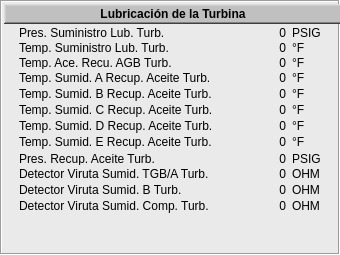
  <widget class="QFrame" name="frame_5">
   <property name="geometry">
    <rect>
     <x>340</x>
     <y>0</y>
     <width>340</width>
     <height>255</height>
    </rect>
   </property>
   <property name="font">
    <font>
     <pointsize>9</pointsize>
    </font>
   </property>
   <property name="styleSheet">
    <string notr="true">background-color: rgb(234, 234, 234);</string>
   </property>
   <property name="frameShape">
    <enum>QFrame::Box</enum>
   </property>
   <property name="frameShadow">
    <enum>QFrame::Sunken</enum>
   </property>
   <widget class="QFrame" name="frame_7">
    <property name="geometry">
     <rect>
      <x>4</x>
      <y>4</y>
      <width>338</width>
      <height>20</height>
     </rect>
    </property>
    <property name="font">
     <font>
      <pointsize>9</pointsize>
     </font>
    </property>
    <property name="styleSheet">
     <string notr="true">background-color: rgb(192, 192, 192);</string>
    </property>
    <property name="frameShape">
     <enum>QFrame::WinPanel</enum>
    </property>
    <property name="frameShadow">
     <enum>QFrame::Raised</enum>
    </property>
    <property name="lineWidth">
     <number>2</number>
    </property>
    <widget class="QLabel" name="label_11">
     <property name="geometry">
      <rect>
       <x>2</x>
       <y>2</y>
       <width>334</width>
       <height>16</height>
      </rect>
     </property>
     <property name="font">
      <font>
       <pointsize>9</pointsize>
       <weight>75</weight>
       <bold>true</bold>
      </font>
     </property>
     <property name="text">
      <string>Lubricación de la Turbina</string>
     </property>
     <property name="alignment">
      <set>Qt::AlignCenter</set>
     </property>
    </widget>
   </widget>
   <widget class="QLabel" name="lbST_Descr_3">
    <property name="geometry">
     <rect>
      <x>19</x>
      <y>39</y>
      <width>225</width>
      <height>18</height>
     </rect>
    </property>
    <property name="font">
     <font>
      <pointsize>9</pointsize>
     </font>
    </property>
    <property name="layoutDirection">
     <enum>Qt::LeftToRight</enum>
    </property>
    <property name="text">
     <string>Temp. Suministro Lub. Turb.</string>
    </property>
    <property name="alignment">
     <set>Qt::AlignLeading|Qt::AlignLeft|Qt::AlignVCenter</set>
    </property>
   </widget>
   <widget class="QLabel" name="lbLT_Lect_TSLT">
    <property name="geometry">
     <rect>
      <x>236</x>
      <y>39</y>
      <width>50</width>
      <height>18</height>
     </rect>
    </property>
    <property name="font">
     <font>
      <pointsize>9</pointsize>
     </font>
    </property>
    <property name="layoutDirection">
     <enum>Qt::LeftToRight</enum>
    </property>
    <property name="text">
     <string>0</string>
    </property>
    <property name="alignment">
     <set>Qt::AlignRight|Qt::AlignTrailing|Qt::AlignVCenter</set>
    </property>
   </widget>
   <widget class="QLabel" name="lbLT_Unit_TSLT">
    <property name="geometry">
     <rect>
      <x>292</x>
      <y>39</y>
      <width>40</width>
      <height>18</height>
     </rect>
    </property>
    <property name="font">
     <font>
      <pointsize>9</pointsize>
     </font>
    </property>
    <property name="layoutDirection">
     <enum>Qt::LeftToRight</enum>
    </property>
    <property name="text">
     <string>°F</string>
    </property>
    <property name="alignment">
     <set>Qt::AlignLeading|Qt::AlignLeft|Qt::AlignVCenter</set>
    </property>
   </widget>
   <widget class="QLabel" name="lbST_Descr_2">
    <property name="geometry">
     <rect>
      <x>19</x>
      <y>24</y>
      <width>225</width>
      <height>18</height>
     </rect>
    </property>
    <property name="font">
     <font>
      <pointsize>9</pointsize>
     </font>
    </property>
    <property name="layoutDirection">
     <enum>Qt::LeftToRight</enum>
    </property>
    <property name="text">
     <string>Pres. Suministro Lub. Turb.</string>
    </property>
    <property name="alignment">
     <set>Qt::AlignLeading|Qt::AlignLeft|Qt::AlignVCenter</set>
    </property>
   </widget>
   <widget class="QLabel" name="lbLT_Lect_PSLT">
    <property name="geometry">
     <rect>
      <x>236</x>
      <y>24</y>
      <width>50</width>
      <height>18</height>
     </rect>
    </property>
    <property name="font">
     <font>
      <pointsize>9</pointsize>
     </font>
    </property>
    <property name="layoutDirection">
     <enum>Qt::LeftToRight</enum>
    </property>
    <property name="text">
     <string>0</string>
    </property>
    <property name="alignment">
     <set>Qt::AlignRight|Qt::AlignTrailing|Qt::AlignVCenter</set>
    </property>
   </widget>
   <widget class="QLabel" name="lbLT_Unit_PSLT">
    <property name="geometry">
     <rect>
      <x>292</x>
      <y>24</y>
      <width>40</width>
      <height>18</height>
     </rect>
    </property>
    <property name="font">
     <font>
      <pointsize>9</pointsize>
     </font>
    </property>
    <property name="layoutDirection">
     <enum>Qt::LeftToRight</enum>
    </property>
    <property name="text">
     <string>PSIG</string>
    </property>
    <property name="alignment">
     <set>Qt::AlignLeading|Qt::AlignLeft|Qt::AlignVCenter</set>
    </property>
   </widget>
   <widget class="QLabel" name="lbST_Descr_28">
    <property name="geometry">
     <rect>
      <x>19</x>
      <y>54</y>
      <width>225</width>
      <height>18</height>
     </rect>
    </property>
    <property name="font">
     <font>
      <pointsize>9</pointsize>
     </font>
    </property>
    <property name="layoutDirection">
     <enum>Qt::LeftToRight</enum>
    </property>
    <property name="text">
     <string>Temp. Ace. Recu. AGB Turb.</string>
    </property>
    <property name="alignment">
     <set>Qt::AlignLeading|Qt::AlignLeft|Qt::AlignVCenter</set>
    </property>
   </widget>
   <widget class="QLabel" name="lbLT_Lect_TARAGBT">
    <property name="geometry">
     <rect>
      <x>236</x>
      <y>54</y>
      <width>50</width>
      <height>18</height>
     </rect>
    </property>
    <property name="font">
     <font>
      <pointsize>9</pointsize>
     </font>
    </property>
    <property name="layoutDirection">
     <enum>Qt::LeftToRight</enum>
    </property>
    <property name="text">
     <string>0</string>
    </property>
    <property name="alignment">
     <set>Qt::AlignRight|Qt::AlignTrailing|Qt::AlignVCenter</set>
    </property>
   </widget>
   <widget class="QLabel" name="lbLT_Unit_TARAGBT">
    <property name="geometry">
     <rect>
      <x>292</x>
      <y>54</y>
      <width>40</width>
      <height>18</height>
     </rect>
    </property>
    <property name="font">
     <font>
      <pointsize>9</pointsize>
     </font>
    </property>
    <property name="layoutDirection">
     <enum>Qt::LeftToRight</enum>
    </property>
    <property name="text">
     <string>°F</string>
    </property>
    <property name="alignment">
     <set>Qt::AlignLeading|Qt::AlignLeft|Qt::AlignVCenter</set>
    </property>
   </widget>
   <widget class="QLabel" name="lbST_Descr_29">
    <property name="geometry">
     <rect>
      <x>19</x>
      <y>69</y>
      <width>225</width>
      <height>18</height>
     </rect>
    </property>
    <property name="font">
     <font>
      <pointsize>9</pointsize>
     </font>
    </property>
    <property name="layoutDirection">
     <enum>Qt::LeftToRight</enum>
    </property>
    <property name="text">
     <string>Temp. Sumid. A Recup. Aceite Turb.</string>
    </property>
    <property name="alignment">
     <set>Qt::AlignLeading|Qt::AlignLeft|Qt::AlignVCenter</set>
    </property>
   </widget>
   <widget class="QLabel" name="lbLT_Lect_TSA">
    <property name="geometry">
     <rect>
      <x>236</x>
      <y>69</y>
      <width>50</width>
      <height>18</height>
     </rect>
    </property>
    <property name="font">
     <font>
      <pointsize>9</pointsize>
     </font>
    </property>
    <property name="layoutDirection">
     <enum>Qt::LeftToRight</enum>
    </property>
    <property name="text">
     <string>0</string>
    </property>
    <property name="alignment">
     <set>Qt::AlignRight|Qt::AlignTrailing|Qt::AlignVCenter</set>
    </property>
   </widget>
   <widget class="QLabel" name="lbLT_Unit_TSA">
    <property name="geometry">
     <rect>
      <x>292</x>
      <y>69</y>
      <width>40</width>
      <height>18</height>
     </rect>
    </property>
    <property name="font">
     <font>
      <pointsize>9</pointsize>
     </font>
    </property>
    <property name="layoutDirection">
     <enum>Qt::LeftToRight</enum>
    </property>
    <property name="text">
     <string>°F</string>
    </property>
    <property name="alignment">
     <set>Qt::AlignLeading|Qt::AlignLeft|Qt::AlignVCenter</set>
    </property>
   </widget>
   <widget class="QLabel" name="lbST_Descr_30">
    <property name="geometry">
     <rect>
      <x>19</x>
      <y>85</y>
      <width>225</width>
      <height>18</height>
     </rect>
    </property>
    <property name="font">
     <font>
      <pointsize>9</pointsize>
     </font>
    </property>
    <property name="layoutDirection">
     <enum>Qt::LeftToRight</enum>
    </property>
    <property name="text">
     <string>Temp. Sumid. B Recup. Aceite Turb.</string>
    </property>
    <property name="alignment">
     <set>Qt::AlignLeading|Qt::AlignLeft|Qt::AlignVCenter</set>
    </property>
   </widget>
   <widget class="QLabel" name="lbLT_Lect_TSB">
    <property name="geometry">
     <rect>
      <x>236</x>
      <y>85</y>
      <width>50</width>
      <height>18</height>
     </rect>
    </property>
    <property name="font">
     <font>
      <pointsize>9</pointsize>
     </font>
    </property>
    <property name="layoutDirection">
     <enum>Qt::LeftToRight</enum>
    </property>
    <property name="text">
     <string>0</string>
    </property>
    <property name="alignment">
     <set>Qt::AlignRight|Qt::AlignTrailing|Qt::AlignVCenter</set>
    </property>
   </widget>
   <widget class="QLabel" name="lbLT_Unit_TSB">
    <property name="geometry">
     <rect>
      <x>292</x>
      <y>85</y>
      <width>40</width>
      <height>18</height>
     </rect>
    </property>
    <property name="font">
     <font>
      <pointsize>9</pointsize>
     </font>
    </property>
    <property name="layoutDirection">
     <enum>Qt::LeftToRight</enum>
    </property>
    <property name="text">
     <string>°F</string>
    </property>
    <property name="alignment">
     <set>Qt::AlignLeading|Qt::AlignLeft|Qt::AlignVCenter</set>
    </property>
   </widget>
   <widget class="QLabel" name="lbST_Descr_32">
    <property name="geometry">
     <rect>
      <x>19</x>
      <y>117</y>
      <width>225</width>
      <height>18</height>
     </rect>
    </property>
    <property name="font">
     <font>
      <pointsize>9</pointsize>
     </font>
    </property>
    <property name="layoutDirection">
     <enum>Qt::LeftToRight</enum>
    </property>
    <property name="text">
     <string>Temp. Sumid. D Recup. Aceite Turb.</string>
    </property>
    <property name="alignment">
     <set>Qt::AlignLeading|Qt::AlignLeft|Qt::AlignVCenter</set>
    </property>
   </widget>
   <widget class="QLabel" name="lbLT_Lect_TSD">
    <property name="geometry">
     <rect>
      <x>236</x>
      <y>117</y>
      <width>50</width>
      <height>18</height>
     </rect>
    </property>
    <property name="font">
     <font>
      <pointsize>9</pointsize>
     </font>
    </property>
    <property name="layoutDirection">
     <enum>Qt::LeftToRight</enum>
    </property>
    <property name="text">
     <string>0</string>
    </property>
    <property name="alignment">
     <set>Qt::AlignRight|Qt::AlignTrailing|Qt::AlignVCenter</set>
    </property>
   </widget>
   <widget class="QLabel" name="lbLT_Unit_TSD">
    <property name="geometry">
     <rect>
      <x>292</x>
      <y>117</y>
      <width>40</width>
      <height>18</height>
     </rect>
    </property>
    <property name="font">
     <font>
      <pointsize>9</pointsize>
     </font>
    </property>
    <property name="layoutDirection">
     <enum>Qt::LeftToRight</enum>
    </property>
    <property name="text">
     <string>°F</string>
    </property>
    <property name="alignment">
     <set>Qt::AlignLeading|Qt::AlignLeft|Qt::AlignVCenter</set>
    </property>
   </widget>
   <widget class="QLabel" name="lbST_Descr_31">
    <property name="geometry">
     <rect>
      <x>19</x>
      <y>101</y>
      <width>225</width>
      <height>18</height>
     </rect>
    </property>
    <property name="font">
     <font>
      <pointsize>9</pointsize>
     </font>
    </property>
    <property name="layoutDirection">
     <enum>Qt::LeftToRight</enum>
    </property>
    <property name="text">
     <string>Temp. Sumid. C Recup. Aceite Turb.</string>
    </property>
    <property name="alignment">
     <set>Qt::AlignLeading|Qt::AlignLeft|Qt::AlignVCenter</set>
    </property>
   </widget>
   <widget class="QLabel" name="lbLT_Lect_TSC">
    <property name="geometry">
     <rect>
      <x>236</x>
      <y>101</y>
      <width>50</width>
      <height>18</height>
     </rect>
    </property>
    <property name="font">
     <font>
      <pointsize>9</pointsize>
     </font>
    </property>
    <property name="layoutDirection">
     <enum>Qt::LeftToRight</enum>
    </property>
    <property name="text">
     <string>0</string>
    </property>
    <property name="alignment">
     <set>Qt::AlignRight|Qt::AlignTrailing|Qt::AlignVCenter</set>
    </property>
   </widget>
   <widget class="QLabel" name="lbLT_Unit_TSC">
    <property name="geometry">
     <rect>
      <x>292</x>
      <y>101</y>
      <width>40</width>
      <height>18</height>
     </rect>
    </property>
    <property name="font">
     <font>
      <pointsize>9</pointsize>
     </font>
    </property>
    <property name="layoutDirection">
     <enum>Qt::LeftToRight</enum>
    </property>
    <property name="text">
     <string>°F</string>
    </property>
    <property name="alignment">
     <set>Qt::AlignLeading|Qt::AlignLeft|Qt::AlignVCenter</set>
    </property>
   </widget>
   <widget class="QLabel" name="lbST_Descr_33">
    <property name="geometry">
     <rect>
      <x>19</x>
      <y>133</y>
      <width>225</width>
      <height>18</height>
     </rect>
    </property>
    <property name="font">
     <font>
      <pointsize>9</pointsize>
     </font>
    </property>
    <property name="layoutDirection">
     <enum>Qt::LeftToRight</enum>
    </property>
    <property name="text">
     <string>Temp. Sumid. E Recup. Aceite Turb.</string>
    </property>
    <property name="alignment">
     <set>Qt::AlignLeading|Qt::AlignLeft|Qt::AlignVCenter</set>
    </property>
   </widget>
   <widget class="QLabel" name="lbLT_Lect_TSE">
    <property name="geometry">
     <rect>
      <x>236</x>
      <y>133</y>
      <width>50</width>
      <height>18</height>
     </rect>
    </property>
    <property name="font">
     <font>
      <pointsize>9</pointsize>
     </font>
    </property>
    <property name="layoutDirection">
     <enum>Qt::LeftToRight</enum>
    </property>
    <property name="text">
     <string>0</string>
    </property>
    <property name="alignment">
     <set>Qt::AlignRight|Qt::AlignTrailing|Qt::AlignVCenter</set>
    </property>
   </widget>
   <widget class="QLabel" name="lbLT_Unit_TSE">
    <property name="geometry">
     <rect>
      <x>292</x>
      <y>133</y>
      <width>40</width>
      <height>18</height>
     </rect>
    </property>
    <property name="font">
     <font>
      <pointsize>9</pointsize>
     </font>
    </property>
    <property name="layoutDirection">
     <enum>Qt::LeftToRight</enum>
    </property>
    <property name="text">
     <string>°F</string>
    </property>
    <property name="alignment">
     <set>Qt::AlignLeading|Qt::AlignLeft|Qt::AlignVCenter</set>
    </property>
   </widget>
   <widget class="QLabel" name="lbST_Descr_34">
    <property name="geometry">
     <rect>
      <x>19</x>
      <y>150</y>
      <width>225</width>
      <height>18</height>
     </rect>
    </property>
    <property name="font">
     <font>
      <pointsize>9</pointsize>
     </font>
    </property>
    <property name="layoutDirection">
     <enum>Qt::LeftToRight</enum>
    </property>
    <property name="text">
     <string>Pres. Recup. Aceite Turb.</string>
    </property>
    <property name="alignment">
     <set>Qt::AlignLeading|Qt::AlignLeft|Qt::AlignVCenter</set>
    </property>
   </widget>
   <widget class="QLabel" name="lbLT_Lect_PRAT">
    <property name="geometry">
     <rect>
      <x>236</x>
      <y>150</y>
      <width>50</width>
      <height>18</height>
     </rect>
    </property>
    <property name="font">
     <font>
      <pointsize>9</pointsize>
     </font>
    </property>
    <property name="layoutDirection">
     <enum>Qt::LeftToRight</enum>
    </property>
    <property name="text">
     <string>0</string>
    </property>
    <property name="alignment">
     <set>Qt::AlignRight|Qt::AlignTrailing|Qt::AlignVCenter</set>
    </property>
   </widget>
   <widget class="QLabel" name="lbLT_Unit_PRAT">
    <property name="geometry">
     <rect>
      <x>292</x>
      <y>150</y>
      <width>40</width>
      <height>18</height>
     </rect>
    </property>
    <property name="font">
     <font>
      <pointsize>9</pointsize>
     </font>
    </property>
    <property name="layoutDirection">
     <enum>Qt::LeftToRight</enum>
    </property>
    <property name="text">
     <string>PSIG</string>
    </property>
    <property name="alignment">
     <set>Qt::AlignLeading|Qt::AlignLeft|Qt::AlignVCenter</set>
    </property>
   </widget>
   <widget class="QLabel" name="lbST_Descr_35">
    <property name="geometry">
     <rect>
      <x>19</x>
      <y>165</y>
      <width>225</width>
      <height>18</height>
     </rect>
    </property>
    <property name="font">
     <font>
      <pointsize>9</pointsize>
     </font>
    </property>
    <property name="layoutDirection">
     <enum>Qt::LeftToRight</enum>
    </property>
    <property name="text">
     <string>Detector Viruta Sumid. TGB/A Turb.</string>
    </property>
    <property name="alignment">
     <set>Qt::AlignLeading|Qt::AlignLeft|Qt::AlignVCenter</set>
    </property>
   </widget>
   <widget class="QLabel" name="lbLT_Lect_DVSTGBA">
    <property name="geometry">
     <rect>
      <x>236</x>
      <y>165</y>
      <width>50</width>
      <height>18</height>
     </rect>
    </property>
    <property name="font">
     <font>
      <pointsize>9</pointsize>
     </font>
    </property>
    <property name="layoutDirection">
     <enum>Qt::LeftToRight</enum>
    </property>
    <property name="text">
     <string>0</string>
    </property>
    <property name="alignment">
     <set>Qt::AlignRight|Qt::AlignTrailing|Qt::AlignVCenter</set>
    </property>
   </widget>
   <widget class="QLabel" name="lbLT_Unit_DVSTGBA">
    <property name="geometry">
     <rect>
      <x>292</x>
      <y>165</y>
      <width>40</width>
      <height>18</height>
     </rect>
    </property>
    <property name="font">
     <font>
      <pointsize>9</pointsize>
     </font>
    </property>
    <property name="layoutDirection">
     <enum>Qt::LeftToRight</enum>
    </property>
    <property name="text">
     <string>OHM</string>
    </property>
    <property name="alignment">
     <set>Qt::AlignLeading|Qt::AlignLeft|Qt::AlignVCenter</set>
    </property>
   </widget>
   <widget class="QLabel" name="lbST_Descr_37">
    <property name="geometry">
     <rect>
      <x>19</x>
      <y>197</y>
      <width>225</width>
      <height>18</height>
     </rect>
    </property>
    <property name="font">
     <font>
      <pointsize>9</pointsize>
     </font>
    </property>
    <property name="layoutDirection">
     <enum>Qt::LeftToRight</enum>
    </property>
    <property name="text">
     <string>Detector Viruta Sumid. Comp. Turb.</string>
    </property>
    <property name="alignment">
     <set>Qt::AlignLeading|Qt::AlignLeft|Qt::AlignVCenter</set>
    </property>
   </widget>
   <widget class="QLabel" name="lbLT_Lect_DVSComp">
    <property name="geometry">
     <rect>
      <x>236</x>
      <y>197</y>
      <width>50</width>
      <height>18</height>
     </rect>
    </property>
    <property name="font">
     <font>
      <pointsize>9</pointsize>
     </font>
    </property>
    <property name="layoutDirection">
     <enum>Qt::LeftToRight</enum>
    </property>
    <property name="text">
     <string>0</string>
    </property>
    <property name="alignment">
     <set>Qt::AlignRight|Qt::AlignTrailing|Qt::AlignVCenter</set>
    </property>
   </widget>
   <widget class="QLabel" name="lbLT_Unit_DVSComp">
    <property name="geometry">
     <rect>
      <x>292</x>
      <y>197</y>
      <width>40</width>
      <height>18</height>
     </rect>
    </property>
    <property name="font">
     <font>
      <pointsize>9</pointsize>
     </font>
    </property>
    <property name="layoutDirection">
     <enum>Qt::LeftToRight</enum>
    </property>
    <property name="text">
     <string>OHM</string>
    </property>
    <property name="alignment">
     <set>Qt::AlignLeading|Qt::AlignLeft|Qt::AlignVCenter</set>
    </property>
   </widget>
   <widget class="QLabel" name="lbLT_Lect_DVSB">
    <property name="geometry">
     <rect>
      <x>236</x>
      <y>181</y>
      <width>50</width>
      <height>18</height>
     </rect>
    </property>
    <property name="font">
     <font>
      <pointsize>9</pointsize>
     </font>
    </property>
    <property name="layoutDirection">
     <enum>Qt::LeftToRight</enum>
    </property>
    <property name="text">
     <string>0</string>
    </property>
    <property name="alignment">
     <set>Qt::AlignRight|Qt::AlignTrailing|Qt::AlignVCenter</set>
    </property>
   </widget>
   <widget class="QLabel" name="lbLT_Unit_DVSB">
    <property name="geometry">
     <rect>
      <x>292</x>
      <y>181</y>
      <width>40</width>
      <height>18</height>
     </rect>
    </property>
    <property name="font">
     <font>
      <pointsize>9</pointsize>
     </font>
    </property>
    <property name="layoutDirection">
     <enum>Qt::LeftToRight</enum>
    </property>
    <property name="text">
     <string>OHM</string>
    </property>
    <property name="alignment">
     <set>Qt::AlignLeading|Qt::AlignLeft|Qt::AlignVCenter</set>
    </property>
   </widget>
   <widget class="QLabel" name="lbST_Descr_36">
    <property name="geometry">
     <rect>
      <x>19</x>
      <y>181</y>
      <width>225</width>
      <height>18</height>
     </rect>
    </property>
    <property name="font">
     <font>
      <pointsize>9</pointsize>
     </font>
    </property>
    <property name="layoutDirection">
     <enum>Qt::LeftToRight</enum>
    </property>
    <property name="text">
     <string>Detector Viruta Sumid. B Turb.</string>
    </property>
    <property name="alignment">
     <set>Qt::AlignLeading|Qt::AlignLeft|Qt::AlignVCenter</set>
    </property>
   </widget>
  </widget>
